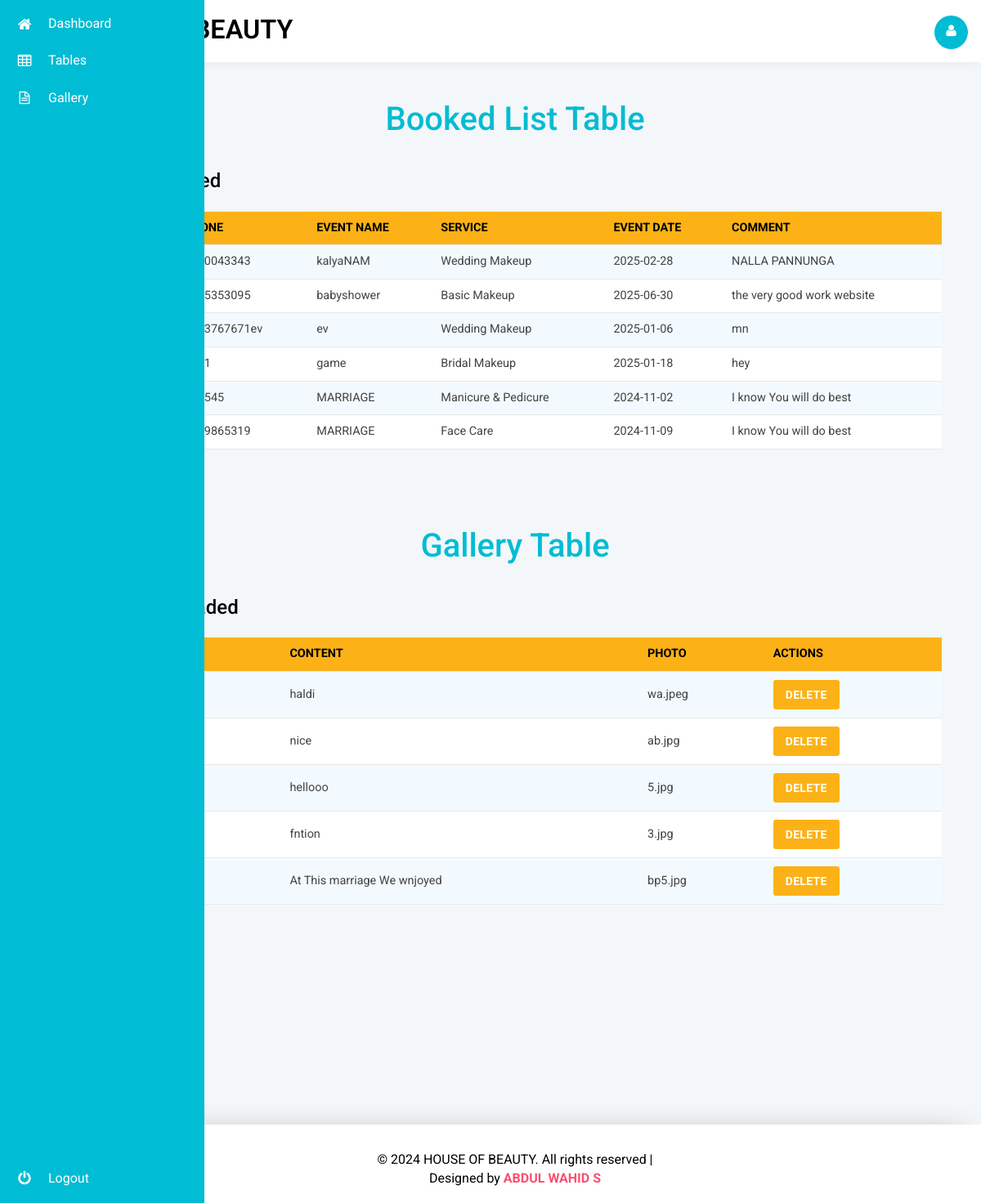
The app's page /admin/tables.php with its own data.
### tables this page shows
CREATE TABLE `booking` (
  `id` int(11) NOT NULL,
  `fname` varchar(30) NOT NULL,
  `phone` varchar(15) NOT NULL,
  `evntname` varchar(35) NOT NULL,
  `service` varchar(35) NOT NULL,
  `evntdate` date NOT NULL,
  `cmt` text NOT NULL
);

CREATE TABLE `events` (
  `id` int(11) NOT NULL,
  `ename` varchar(25) NOT NULL,
  `ecnt` text NOT NULL,
  `photo` varchar(50) NOT NULL,
  `created_at` longblob NOT NULL
);

### admin/tables.php (the view, shortened to what this page needs)
<?php
include 'db.php';
$query = "SELECT * FROM booking ORDER BY id DESC";
$result = mysqli_query($conn, $query);
$query = "SELECT * FROM events ORDER BY id DESC";
$res = mysqli_query($conn, $query);
?>
<!DOCTYPE html>
<html lang="en">
<head>
    <link rel="stylesheet" href="css/bootstrap.css">
    <link href="css/style.css" rel='stylesheet' type='text/css' />
    <link rel="stylesheet" href="css/font.css" type="text/css"/>
    <link href="css/font-awesome.css" rel="stylesheet">
    <link rel="stylesheet" type="text/css" href="css/table-style.css" />
    <link rel="stylesheet" type="text/css" href="css/basictable.css" />
</head>
<body class="dashboard-page">
    <nav class="main-menu">
        <ul>
            <li><a href="login.php"><i class="fa fa-home nav_icon"></i><span class="nav-text">Dashboard</span></a></li>
            <li><a href="tables.php"><i class="icon-table nav-icon"></i><span class="nav-text">Tables</span></a></li>
            <li>
				<a href="inputs.php">
					<i class="fa fa-file-text-o nav_icon" aria-hidden="true"></i>
					<span class="nav-text">
					Gallery
					</span>
				</a>
			</li>
        </ul>
        <ul class="logout">
            <li><a href="index.php"><i class="icon-off nav-icon"></i><span class="nav-text">Logout</span></a></li>
        </ul>
    </nav>
    <section class="wrapper scrollable">
        <nav class="user-menu">
        </nav>
        <section class="title-bar">
            <div class="logo">
                <h1><a href="login.php">House Of Beauty</a></h1>
            </div>
            <div class="header-right">
                <div class="profile_details_left">
                    <div class="profile_details">
                        <ul>
                            <li class="dropdown profile_details_drop">
                                <a href="#" class="dropdown-toggle" data-toggle="dropdown" aria-expanded="false">
                                    <div class="profile_img">
                                        <span class="prfil-img"><i class="fa fa-user" aria-hidden="true"></i></span>
                                    </div>
                                </a>
                            </li>
                        </ul>
                    </div>
                </div>
            </div>
            <div class="clearfix"> </div>
        </section>
        <div class="main-grid">
            <div class="agile-grids">
                <div class="table-heading">
                    <h2>Booked List Table</h2>
                </div>
                <div class="agile-tables">
                    <div class="w3l-table-info">
                        <h3>Order's Booked</h3>
                        <table id="table">
                            <thead>
                                <tr>
                                    <th>Name</th>
                                    <th>Phone</th>
                                    <th>Event Name</th>
                                    <th>Service</th>
                                    <th>Event Date</th>
                                    <th>Comment</th>
                                </tr>
                            </thead>
                            <tbody>
                                <?php
                                while ($row = mysqli_fetch_assoc($result)) {
                                    echo "<tr>";
                                    echo "<td>{$row['fname']}</td>";
                                    echo "<td>{$row['phone']}</td>";
                                    echo "<td>{$row['evntname']}</td>";
                                    echo "<td>{$row['service']}</td>";
                                    echo "<td>{$row['evntdate']}</td>";
                                    echo "<td>{$row['cmt']}</td>";
                                    echo "</tr>";
                                }
                                ?>
                            </tbody>
                        </table>
                    </div>
                </div>
            </div>
        </div>
		 <div class="main-grid">
            <div class="agile-grids">
                <div class="table-heading">
                    <h2>Gallery Table</h2>
                </div>
                <div class="agile-tables">
                    <div class="w3l-table-info">
                        <h3>Photos Uploaded</h3>
                        <table id="table">
                            <thead>
                                <tr>
                                    <th>Event Name</th>
                                    <th>Content</th>
                                    <th>Photo</th>
									<th>Actions</th>
                                </tr>
                            </thead>
                            <tbody>
                                <?php
                                while ($roww = mysqli_fetch_assoc($res)) {
                                    echo "<tr>";
                                    echo "<td>{$roww['ename']}</td>";
                                    echo "<td>{$roww['ecnt']}</td>";
                                    echo "<td>{$roww['photo']}</td>";
                                     echo "<td>
                                            <a href='tables.php?delete_event={$roww['id']}' class='btn btn-danger' onclick='return confirm(\"Are you sure you want to delete this item?\");'>Delete</a>
                                          </td>";
                                    echo "</tr>";
                                }
                                ?>
                            </tbody>
                        </table>
                    </div>
                </div>
            </div>
        </div>
        <div class="footer">
            <p>© 2024 HOUSE OF BEAUTY. All rights reserved |<br> Designed by <a href="tel:+(91) 63698 65319"><span style="color:#f9506f;  FONT-WEIGHT: 700;">ABDUL WAHID S</span></a></p>
        </div>
    </section>
</body>
</html>

### admin/css/table-style.css (style rules this page uses)
table { background: white; border-collapse: collapse; margin: 1.25em 0 0; width: 100%; }
table tr, table th, table td { border: none; border-bottom: 1px solid #e8e8e8; font-size: .95em; }
table th, table td { padding: 10px 12px; text-align: left; }
table th { background: #fcb216; color: #000000; text-transform: uppercase; }
table tr td { background: #f3faff; color: #424242; }
table tr:nth-of-type(2n+2) td { background: #ffffff; }
table { width: 100%; }

### records on screen
booking: phone "7540043343", evntname "kalyaNAM", service "Wedding Makeup", evntdate "2025-02-28", cmt "NALLA PANNUNGA"
booking: phone "9025353095", evntname "babyshower", service "Basic Makeup", evntdate "2025-06-30", cmt "the very good work website"
booking: phone "8883767671ev", evntname "ev", service "Wedding Makeup", evntdate "2025-01-06", cmt "mn"
booking: evntname "game", service "Bridal Makeup", evntdate "2025-01-18", cmt "hey"
booking: evntname "MARRIAGE", service "Manicure & Pedicure", evntdate "2024-11-02", cmt "I know You will do best"
booking: phone "6369865319", evntname "MARRIAGE", service "Face Care", evntdate "2024-11-09", cmt "I know You will do best"
events: ecnt "haldi", photo "wa.jpeg"
events: ecnt "nice", photo "ab.jpg"
events: ecnt "hellooo", photo "5.jpg"
events: ecnt "fntion", photo "3.jpg"
events: ecnt "At This marriage We wnjoyed", photo "bp5.jpg"
